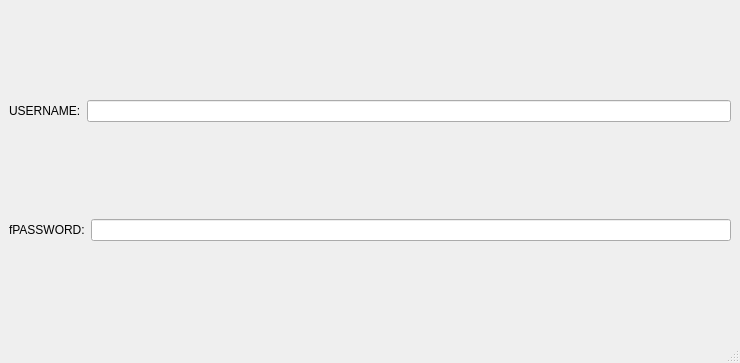
<?xml version="1.0" encoding="UTF-8"?>
<ui version="4.0">
 <class>MainWindow</class>
 <widget class="QMainWindow" name="MainWindow">
  <property name="geometry">
   <rect>
    <x>0</x>
    <y>0</y>
    <width>740</width>
    <height>363</height>
   </rect>
  </property>
  <property name="windowTitle">
   <string>MainWindow</string>
  </property>
  <widget class="QWidget" name="centralwidget">
   <layout class="QVBoxLayout" name="verticalLayout">
    <item>
     <layout class="QHBoxLayout" name="horizontalLayout">
      <item>
       <widget class="QLabel" name="label">
        <property name="text">
         <string>USERNAME:</string>
        </property>
       </widget>
      </item>
      <item>
       <widget class="QLineEdit" name="lineEdit"/>
      </item>
     </layout>
    </item>
    <item>
     <layout class="QHBoxLayout" name="horizontalLayout_2">
      <item>
       <widget class="QLabel" name="label_2">
        <property name="text">
         <string>fPASSWORD:</string>
        </property>
       </widget>
      </item>
      <item>
       <widget class="QLineEdit" name="lineEdit_2"/>
      </item>
     </layout>
    </item>
   </layout>
  </widget>
  <widget class="QStatusBar" name="statusbar"/>
 </widget>
 <resources/>
 <connections/>
</ui>
